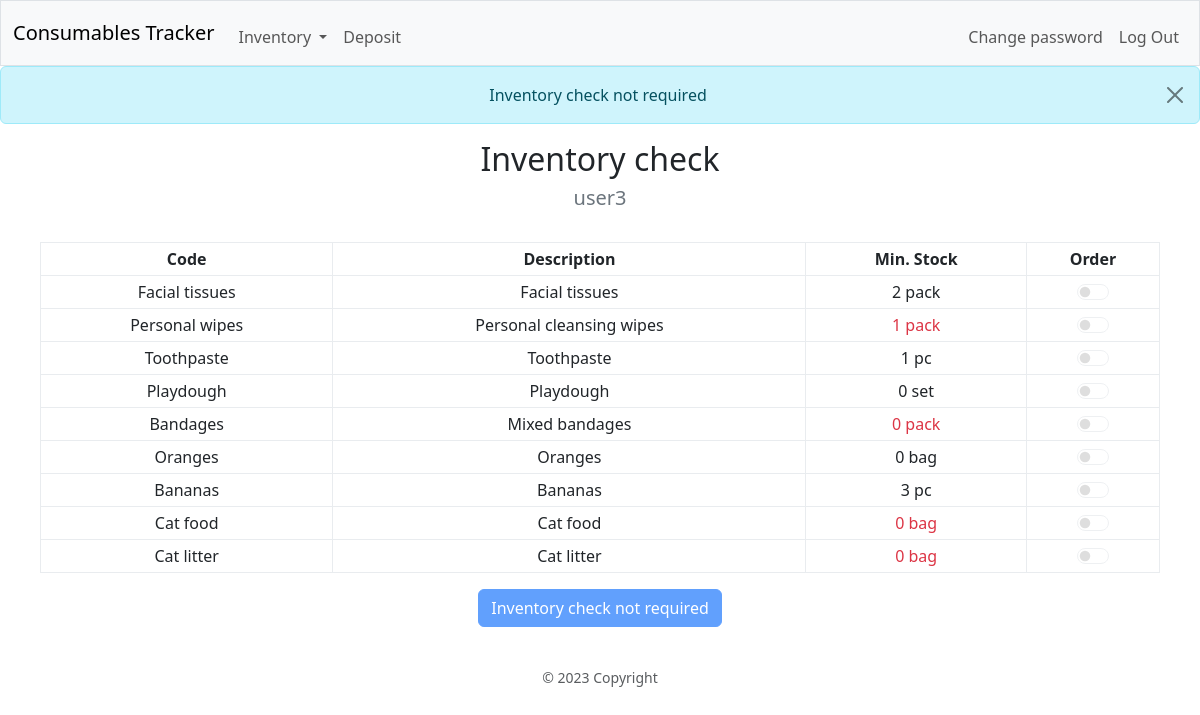
The page /inventory (signed in) on the database as committed earlier.
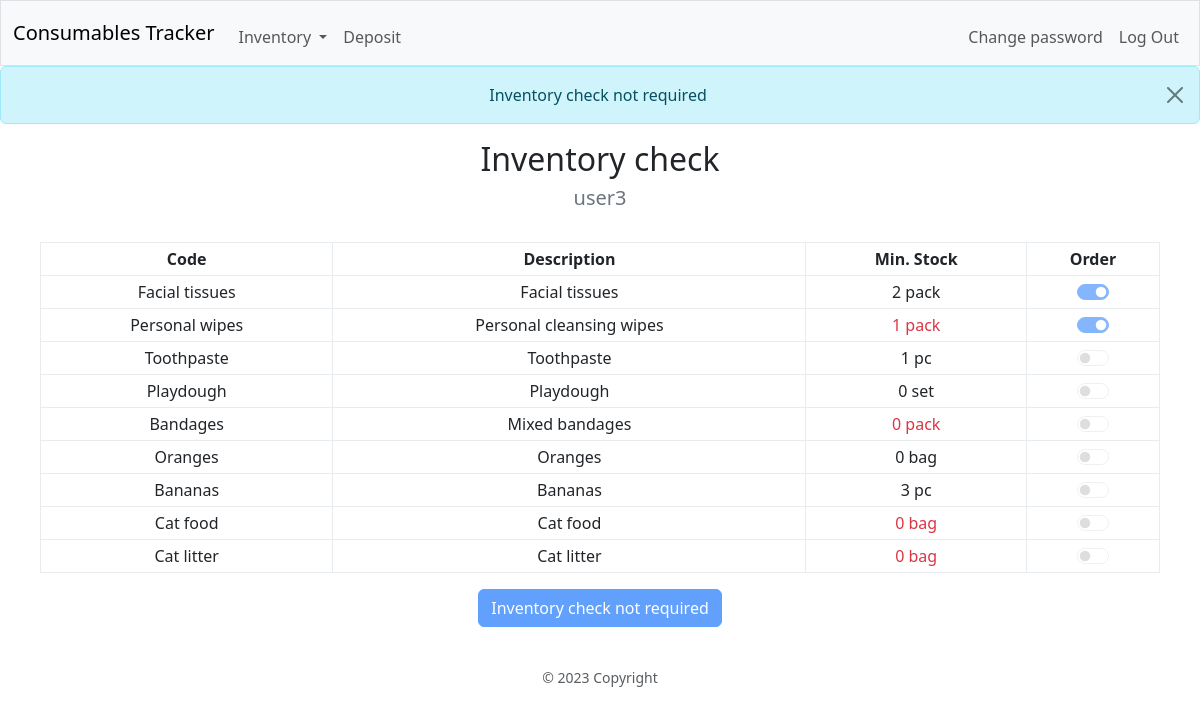
The same page on the database as committed later.
### database.py (models this page shows, shortened)
class Base(MappedAsDataclass, DeclarativeBase):
    id: Mapped[int] = mapped_column(init=False, primary_key=True)
    name: Mapped[str] = mapped_column(unique=True)

class User(Base):
    password: Mapped[str] = mapped_column(repr=False)
    products: Mapped[List["Product"]] = relationship(
        default_factory=list, back_populates="responsable", repr=False)
    admin: Mapped[bool] = mapped_column(default=False)
    in_use: Mapped[bool] = mapped_column(default=True)
    done_inv: Mapped[bool] = mapped_column(default=True)
    reg_req: Mapped[bool] = mapped_column(default=True)
    req_inv: Mapped[bool] = mapped_column(default=False)
    details: Mapped[Optional[str]] = mapped_column(default=None, repr=False)

class Product(Base):
    description: Mapped[str]
    responsable_id = mapped_column(ForeignKey("users.id"), nullable=False)
    responsable: Mapped[User] = relationship(back_populates="products",
                                             repr=False)
    category_id = mapped_column(ForeignKey("categories.id"), nullable=False)
    category: Mapped[Category] = relationship(back_populates="products",
                                              repr=False)
    supplier_id = mapped_column(ForeignKey("suppliers.id"), nullable=False)
    supplier: Mapped[Supplier] = relationship(back_populates="products",
                                              repr=False)
    meas_unit: Mapped[str]
    min_stock: Mapped[int]
    ord_qty: Mapped[int]
    to_order: Mapped[bool] = mapped_column(default=False)
    critical: Mapped[bool] = mapped_column(default=False)
    in_use: Mapped[bool] = mapped_column(default=True)

### blueprints/inv/inv.py (the view)
@inv_bp.route("/inventory", methods=["GET", "POST"])
@login_required
def inventory():
    inv_form: InventoryForm = InventoryForm()
    with dbSession() as db_session:
        user = db_session.get(User, session.get("user_id"))
    if inv_form.validate_on_submit() and not user.done_inv:
        with dbSession() as db_session:
            products = db_session.scalars(
                select(Product)
                .filter_by(responsable_id=user.id, in_use=True)
                .order_by(Product.category_id)
                ).all()
            for product in products:
                if str(product.id) in request.form:
                    product.to_order = True
                else:
                    product.to_order = False
            db_session.get(User, user.id).done_inv = True
            db_session.commit()
        flash("Inventory has been submitted")
        return redirect(url_for("main.index"))
    elif inv_form.errors:
        flash_errors = [error for errors in inv_form.errors.values()
                        for error in errors]
        for error in flash_errors:
            flash(error, "error")
    elif user.done_inv:
        flash("Inventory check not required", "info")
    with dbSession() as db_session:
        products = db_session.scalars(
            select(Product)
            .filter_by(responsable_id=user.id, in_use=True)
            .order_by(Product.category_id)
            ).all()
    return render_template(
        "inv/inventory.html",
        products=products, form=inv_form, user=user)

### blueprints/inv/inv.py
class InventoryForm(FlaskForm):
    """Flask-WTF form used just for csrf token."""

### app.py (called while the page is built)
@app.context_processor
def inject_now():
    return {'now': datetime.utcnow()}

### helpers.py (called while the page is built)
def login_required(f):
    @wraps(f)
    def decorated_function(*args, **kwargs):
        if session.get("user_id") is None:
            flash("You have to be logged in...", "warning")
            return redirect(url_for("auth.login"))
        return f(*args, **kwargs)
    return decorated_function

### blueprints/inv/templates/inv/inventory.html (shortened to what this page needs)
{% extends "layout.html" %}
{% block page_title %}
Inventory check
<h5><span class="text-secondary">{{ user.name }}</span></h5>
{% endblock %}
{% block main %}
<form method="POST">
    <div class="table-responsive mx-auto" style="max-width: 70rem;">
        <table class="table align-middle table-sm table-hover table-bordered border-light-subtle">
            <thead>
                <tr>
                    <th>Code</th>
                    <th>Description</th>
                    <th>Min. Stock</th>
                    <th>Order</th>
                </tr>
            </thead>
            <tbody>
                {% for product in products %}
                <tr>
                    <td>{{ product.name }}</td>
                    <td>{{ product.description }}</td>
                    <td {% if product.critical %}class="text-danger"{% endif %}>{{ product.min_stock }} {{ product.meas_unit }}</td>
                    <td>
                        <div class="form-switch">
                            <input class="form-check-input" type="checkbox" role="switch" id={{ product.id }} name={{ product.id }} {% if user.done_inv %}disabled{% endif %} {% if product.to_order %}checked{% endif %}>
                        </div>
                    </td>
                </tr>
                {% endfor %}
            </tbody>
        </table>
    </div>
    <input class="btn btn-primary" type="submit" {% if user.done_inv %}value="Inventory check not required" disabled{% else %}value="Submit inventory"{% endif %} >
</form>
{% endblock %}

### templates/layout.html (shortened to what this page needs)
<!DOCTYPE html>
<html lang="en">
<head>
    <link href="https://cdn.jsdelivr.net/npm/bootstrap@5.3.0/dist/css/bootstrap.min.css" rel="stylesheet">
    <link href="/static/styles.css" rel="stylesheet">
</head>
<body>
    <nav class="bg-light border navbar navbar-expand-md navbar-light">
        <div class="container-fluid">
            <a class="navbar-brand " href="/">Consumables Tracker</a>
            <div class="collapse navbar-collapse" id="navbar">
                {% if session["user_id"] %}
                    <ul class="navbar-nav me-auto mt-2">
                        <li class="nav-item dropdown">
                            <a class="nav-link dropdown-toggle" href="#" role="button" data-bs-toggle="dropdown" aria-expanded="false">
                                Inventory
                            </a>
                        <li class="nav-item"><a class="nav-link" href="/deposit">Deposit</a></li>
                    </ul>
                    <ul class="navbar-nav ms-auto mt-2">
                        <li class="nav-item"><a class="nav-link" href={{ url_for("auth.change_password") }}>Change password</a></li>
                        <li class="nav-item"><a class="nav-link" href={{ url_for("auth.logout") }}>Log Out</a></li>
                    </ul>
                {% else %}
                    <ul class="navbar-nav ms-auto mt-2">
                        <li class="nav-item"><a class="nav-link" href={{ url_for("auth.register") }}>Register</a></li>
                        <li class="nav-item"><a class="nav-link" href={{ url_for("auth.login") }}>Log In</a></li>
                    </ul>
                {% endif %}
            </div>
        </div>
    </nav>
    <header class="text-center">
        {% with messages = get_flashed_messages(with_categories=true) %}
            {% for category, message in messages %}
                {% if category == "error" %}
                    <div class="alert alert-danger mb-1 alert-dismissible fade show" role="alert">
                {% elif category == "warning" %}
                    <div class="alert alert-warning mb-1 alert-dismissible fade show" role="alert">
                {% elif category == "message" %}
                    <div class="alert alert-success mb-1 alert-dismissible fade show" role="alert">
                {% else %}
                    <div class="alert alert-info mb-1 alert-dismissible fade show" role="alert">
                {% endif %}
                        {{ message }}
                        <button type="button" class="btn-close d-inline-block" data-bs-dismiss="alert" aria-label="Close"></button>
                    </div>
            {% endfor %}
        {% endwith %}
        <div class="my-3 ">
            <h2>{% block page_title %}{% endblock %}</h2>
        </div>
    </header>
    <main class="container-fluid py-3 text-center">
        {% block main %}
        {% endblock %}
    </main>
    <footer class="mt-4 small text-center text-muted">
        © {{ now.year }} Copyright
    </footer>
</body>
</html>

### static/styles.css (style rules this page uses)
.alert-dismissible { padding-right: 1.25rem; }

Rows that differ between the two databases and show on the page:
changed Product "Facial tissues": to_order "☐" → "☑"
changed Product "Personal wipes": to_order "☐" → "☑"
